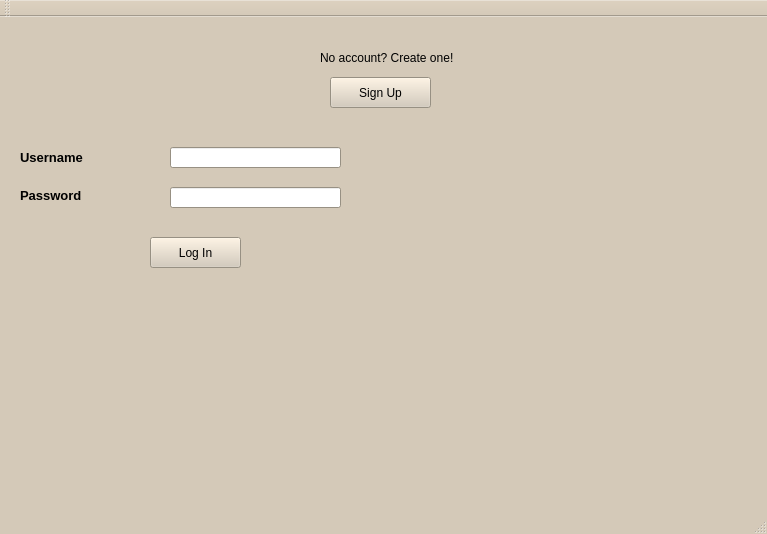
<?xml version="1.0" encoding="UTF-8"?>
<ui version="4.0">
 <class>MainWindow</class>
 <widget class="QMainWindow" name="MainWindow">
  <property name="geometry">
   <rect>
    <x>0</x>
    <y>0</y>
    <width>767</width>
    <height>534</height>
   </rect>
  </property>
  <property name="palette">
   <palette>
    <active>
     <colorrole role="WindowText">
      <brush brushstyle="SolidPattern">
       <color alpha="255">
        <red>0</red>
        <green>0</green>
        <blue>0</blue>
       </color>
      </brush>
     </colorrole>
     <colorrole role="Button">
      <brush brushstyle="SolidPattern">
       <color alpha="255">
        <red>212</red>
        <green>201</green>
        <blue>184</blue>
       </color>
      </brush>
     </colorrole>
     <colorrole role="Light">
      <brush brushstyle="SolidPattern">
       <color alpha="255">
        <red>255</red>
        <green>255</green>
        <blue>255</blue>
       </color>
      </brush>
     </colorrole>
     <colorrole role="Midlight">
      <brush brushstyle="SolidPattern">
       <color alpha="255">
        <red>233</red>
        <green>228</green>
        <blue>219</blue>
       </color>
      </brush>
     </colorrole>
     <colorrole role="Dark">
      <brush brushstyle="SolidPattern">
       <color alpha="255">
        <red>106</red>
        <green>100</green>
        <blue>92</blue>
       </color>
      </brush>
     </colorrole>
     <colorrole role="Mid">
      <brush brushstyle="SolidPattern">
       <color alpha="255">
        <red>141</red>
        <green>134</green>
        <blue>123</blue>
       </color>
      </brush>
     </colorrole>
     <colorrole role="Text">
      <brush brushstyle="SolidPattern">
       <color alpha="255">
        <red>0</red>
        <green>0</green>
        <blue>0</blue>
       </color>
      </brush>
     </colorrole>
     <colorrole role="BrightText">
      <brush brushstyle="SolidPattern">
       <color alpha="255">
        <red>255</red>
        <green>255</green>
        <blue>255</blue>
       </color>
      </brush>
     </colorrole>
     <colorrole role="ButtonText">
      <brush brushstyle="SolidPattern">
       <color alpha="255">
        <red>0</red>
        <green>0</green>
        <blue>0</blue>
       </color>
      </brush>
     </colorrole>
     <colorrole role="Base">
      <brush brushstyle="SolidPattern">
       <color alpha="255">
        <red>255</red>
        <green>255</green>
        <blue>255</blue>
       </color>
      </brush>
     </colorrole>
     <colorrole role="Window">
      <brush brushstyle="SolidPattern">
       <color alpha="255">
        <red>212</red>
        <green>201</green>
        <blue>184</blue>
       </color>
      </brush>
     </colorrole>
     <colorrole role="Shadow">
      <brush brushstyle="SolidPattern">
       <color alpha="255">
        <red>0</red>
        <green>0</green>
        <blue>0</blue>
       </color>
      </brush>
     </colorrole>
     <colorrole role="AlternateBase">
      <brush brushstyle="SolidPattern">
       <color alpha="255">
        <red>233</red>
        <green>228</green>
        <blue>219</blue>
       </color>
      </brush>
     </colorrole>
     <colorrole role="ToolTipBase">
      <brush brushstyle="SolidPattern">
       <color alpha="255">
        <red>255</red>
        <green>255</green>
        <blue>220</blue>
       </color>
      </brush>
     </colorrole>
     <colorrole role="ToolTipText">
      <brush brushstyle="SolidPattern">
       <color alpha="255">
        <red>0</red>
        <green>0</green>
        <blue>0</blue>
       </color>
      </brush>
     </colorrole>
    </active>
    <inactive>
     <colorrole role="WindowText">
      <brush brushstyle="SolidPattern">
       <color alpha="255">
        <red>0</red>
        <green>0</green>
        <blue>0</blue>
       </color>
      </brush>
     </colorrole>
     <colorrole role="Button">
      <brush brushstyle="SolidPattern">
       <color alpha="255">
        <red>212</red>
        <green>201</green>
        <blue>184</blue>
       </color>
      </brush>
     </colorrole>
     <colorrole role="Light">
      <brush brushstyle="SolidPattern">
       <color alpha="255">
        <red>255</red>
        <green>255</green>
        <blue>255</blue>
       </color>
      </brush>
     </colorrole>
     <colorrole role="Midlight">
      <brush brushstyle="SolidPattern">
       <color alpha="255">
        <red>233</red>
        <green>228</green>
        <blue>219</blue>
       </color>
      </brush>
     </colorrole>
     <colorrole role="Dark">
      <brush brushstyle="SolidPattern">
       <color alpha="255">
        <red>106</red>
        <green>100</green>
        <blue>92</blue>
       </color>
      </brush>
     </colorrole>
     <colorrole role="Mid">
      <brush brushstyle="SolidPattern">
       <color alpha="255">
        <red>141</red>
        <green>134</green>
        <blue>123</blue>
       </color>
      </brush>
     </colorrole>
     <colorrole role="Text">
      <brush brushstyle="SolidPattern">
       <color alpha="255">
        <red>0</red>
        <green>0</green>
        <blue>0</blue>
       </color>
      </brush>
     </colorrole>
     <colorrole role="BrightText">
      <brush brushstyle="SolidPattern">
       <color alpha="255">
        <red>255</red>
        <green>255</green>
        <blue>255</blue>
       </color>
      </brush>
     </colorrole>
     <colorrole role="ButtonText">
      <brush brushstyle="SolidPattern">
       <color alpha="255">
        <red>0</red>
        <green>0</green>
        <blue>0</blue>
       </color>
      </brush>
     </colorrole>
     <colorrole role="Base">
      <brush brushstyle="SolidPattern">
       <color alpha="255">
        <red>255</red>
        <green>255</green>
        <blue>255</blue>
       </color>
      </brush>
     </colorrole>
     <colorrole role="Window">
      <brush brushstyle="SolidPattern">
       <color alpha="255">
        <red>212</red>
        <green>201</green>
        <blue>184</blue>
       </color>
      </brush>
     </colorrole>
     <colorrole role="Shadow">
      <brush brushstyle="SolidPattern">
       <color alpha="255">
        <red>0</red>
        <green>0</green>
        <blue>0</blue>
       </color>
      </brush>
     </colorrole>
     <colorrole role="AlternateBase">
      <brush brushstyle="SolidPattern">
       <color alpha="255">
        <red>233</red>
        <green>228</green>
        <blue>219</blue>
       </color>
      </brush>
     </colorrole>
     <colorrole role="ToolTipBase">
      <brush brushstyle="SolidPattern">
       <color alpha="255">
        <red>255</red>
        <green>255</green>
        <blue>220</blue>
       </color>
      </brush>
     </colorrole>
     <colorrole role="ToolTipText">
      <brush brushstyle="SolidPattern">
       <color alpha="255">
        <red>0</red>
        <green>0</green>
        <blue>0</blue>
       </color>
      </brush>
     </colorrole>
    </inactive>
    <disabled>
     <colorrole role="WindowText">
      <brush brushstyle="SolidPattern">
       <color alpha="255">
        <red>106</red>
        <green>100</green>
        <blue>92</blue>
       </color>
      </brush>
     </colorrole>
     <colorrole role="Button">
      <brush brushstyle="SolidPattern">
       <color alpha="255">
        <red>212</red>
        <green>201</green>
        <blue>184</blue>
       </color>
      </brush>
     </colorrole>
     <colorrole role="Light">
      <brush brushstyle="SolidPattern">
       <color alpha="255">
        <red>255</red>
        <green>255</green>
        <blue>255</blue>
       </color>
      </brush>
     </colorrole>
     <colorrole role="Midlight">
      <brush brushstyle="SolidPattern">
       <color alpha="255">
        <red>233</red>
        <green>228</green>
        <blue>219</blue>
       </color>
      </brush>
     </colorrole>
     <colorrole role="Dark">
      <brush brushstyle="SolidPattern">
       <color alpha="255">
        <red>106</red>
        <green>100</green>
        <blue>92</blue>
       </color>
      </brush>
     </colorrole>
     <colorrole role="Mid">
      <brush brushstyle="SolidPattern">
       <color alpha="255">
        <red>141</red>
        <green>134</green>
        <blue>123</blue>
       </color>
      </brush>
     </colorrole>
     <colorrole role="Text">
      <brush brushstyle="SolidPattern">
       <color alpha="255">
        <red>106</red>
        <green>100</green>
        <blue>92</blue>
       </color>
      </brush>
     </colorrole>
     <colorrole role="BrightText">
      <brush brushstyle="SolidPattern">
       <color alpha="255">
        <red>255</red>
        <green>255</green>
        <blue>255</blue>
       </color>
      </brush>
     </colorrole>
     <colorrole role="ButtonText">
      <brush brushstyle="SolidPattern">
       <color alpha="255">
        <red>106</red>
        <green>100</green>
        <blue>92</blue>
       </color>
      </brush>
     </colorrole>
     <colorrole role="Base">
      <brush brushstyle="SolidPattern">
       <color alpha="255">
        <red>212</red>
        <green>201</green>
        <blue>184</blue>
       </color>
      </brush>
     </colorrole>
     <colorrole role="Window">
      <brush brushstyle="SolidPattern">
       <color alpha="255">
        <red>212</red>
        <green>201</green>
        <blue>184</blue>
       </color>
      </brush>
     </colorrole>
     <colorrole role="Shadow">
      <brush brushstyle="SolidPattern">
       <color alpha="255">
        <red>0</red>
        <green>0</green>
        <blue>0</blue>
       </color>
      </brush>
     </colorrole>
     <colorrole role="AlternateBase">
      <brush brushstyle="SolidPattern">
       <color alpha="255">
        <red>212</red>
        <green>201</green>
        <blue>184</blue>
       </color>
      </brush>
     </colorrole>
     <colorrole role="ToolTipBase">
      <brush brushstyle="SolidPattern">
       <color alpha="255">
        <red>255</red>
        <green>255</green>
        <blue>220</blue>
       </color>
      </brush>
     </colorrole>
     <colorrole role="ToolTipText">
      <brush brushstyle="SolidPattern">
       <color alpha="255">
        <red>0</red>
        <green>0</green>
        <blue>0</blue>
       </color>
      </brush>
     </colorrole>
    </disabled>
   </palette>
  </property>
  <property name="windowTitle">
   <string>MainWindow</string>
  </property>
  <widget class="QWidget" name="centralWidget">
   <widget class="QPushButton" name="signUpButton">
    <property name="geometry">
     <rect>
      <x>330</x>
      <y>60</y>
      <width>101</width>
      <height>31</height>
     </rect>
    </property>
    <property name="cursor">
     <cursorShape>PointingHandCursor</cursorShape>
    </property>
    <property name="text">
     <string>Sign Up</string>
    </property>
   </widget>
   <widget class="QPushButton" name="logInButton">
    <property name="geometry">
     <rect>
      <x>150</x>
      <y>220</y>
      <width>91</width>
      <height>31</height>
     </rect>
    </property>
    <property name="cursor">
     <cursorShape>PointingHandCursor</cursorShape>
    </property>
    <property name="text">
     <string>Log In</string>
    </property>
   </widget>
   <widget class="QLineEdit" name="usernameLineEdit">
    <property name="geometry">
     <rect>
      <x>170</x>
      <y>130</y>
      <width>171</width>
      <height>21</height>
     </rect>
    </property>
   </widget>
   <widget class="QLineEdit" name="passwordLineEdit">
    <property name="geometry">
     <rect>
      <x>170</x>
      <y>170</y>
      <width>171</width>
      <height>21</height>
     </rect>
    </property>
   </widget>
   <widget class="QLabel" name="usernameLabel">
    <property name="geometry">
     <rect>
      <x>20</x>
      <y>130</y>
      <width>121</width>
      <height>21</height>
     </rect>
    </property>
    <property name="font">
     <font>
      <pointsize>10</pointsize>
      <weight>75</weight>
      <bold>true</bold>
     </font>
    </property>
    <property name="text">
     <string>Username</string>
    </property>
   </widget>
   <widget class="QLabel" name="passwordLabel">
    <property name="geometry">
     <rect>
      <x>20</x>
      <y>170</y>
      <width>131</width>
      <height>16</height>
     </rect>
    </property>
    <property name="font">
     <font>
      <pointsize>10</pointsize>
      <weight>75</weight>
      <bold>true</bold>
     </font>
    </property>
    <property name="text">
     <string>Password</string>
    </property>
   </widget>
   <widget class="QLabel" name="signUpLabel">
    <property name="geometry">
     <rect>
      <x>320</x>
      <y>30</y>
      <width>141</width>
      <height>21</height>
     </rect>
    </property>
    <property name="text">
     <string>No account? Create one!</string>
    </property>
   </widget>
  </widget>
  <widget class="QMenuBar" name="menuBar">
   <property name="geometry">
    <rect>
     <x>0</x>
     <y>0</y>
     <width>767</width>
     <height>26</height>
    </rect>
   </property>
  </widget>
  <widget class="QToolBar" name="mainToolBar">
   <attribute name="toolBarArea">
    <enum>TopToolBarArea</enum>
   </attribute>
   <attribute name="toolBarBreak">
    <bool>false</bool>
   </attribute>
  </widget>
  <widget class="QStatusBar" name="statusBar"/>
 </widget>
 <layoutdefault spacing="6" margin="11"/>
 <resources/>
 <connections/>
</ui>
